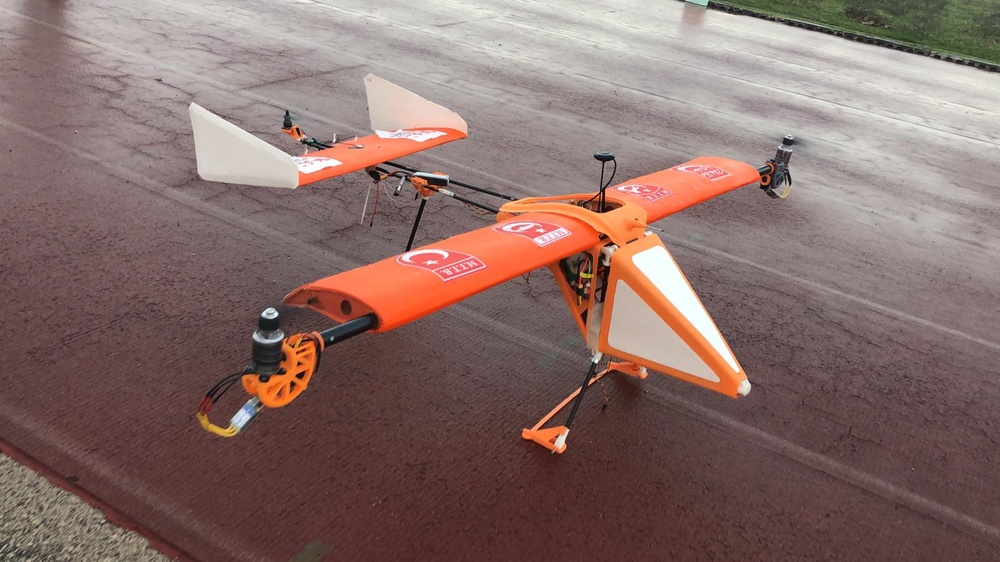
#> input picture 04-Basic-Operations/iha.jpg, 1000 x 562 px, shrunk from 1600 x 900 before the run
$ python cv2_exercise1.py
#> lines starting #> are read from the running program, lines starting #| are printed output that depends on the picture
import cv2

img = cv2.imread('iha.jpg')
#> img is the input picture: shape (562, 1000, 3); mean B, G, R 105.4, 109.6, 135

hat_r = img[25:120, 50:220, 2]
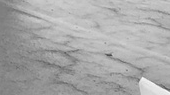
#> hat_r: shape (95, 170); min 74, max 249, mean 167.6
cv2.imshow('hat', hat_r)
cv2.waitKey(0)
